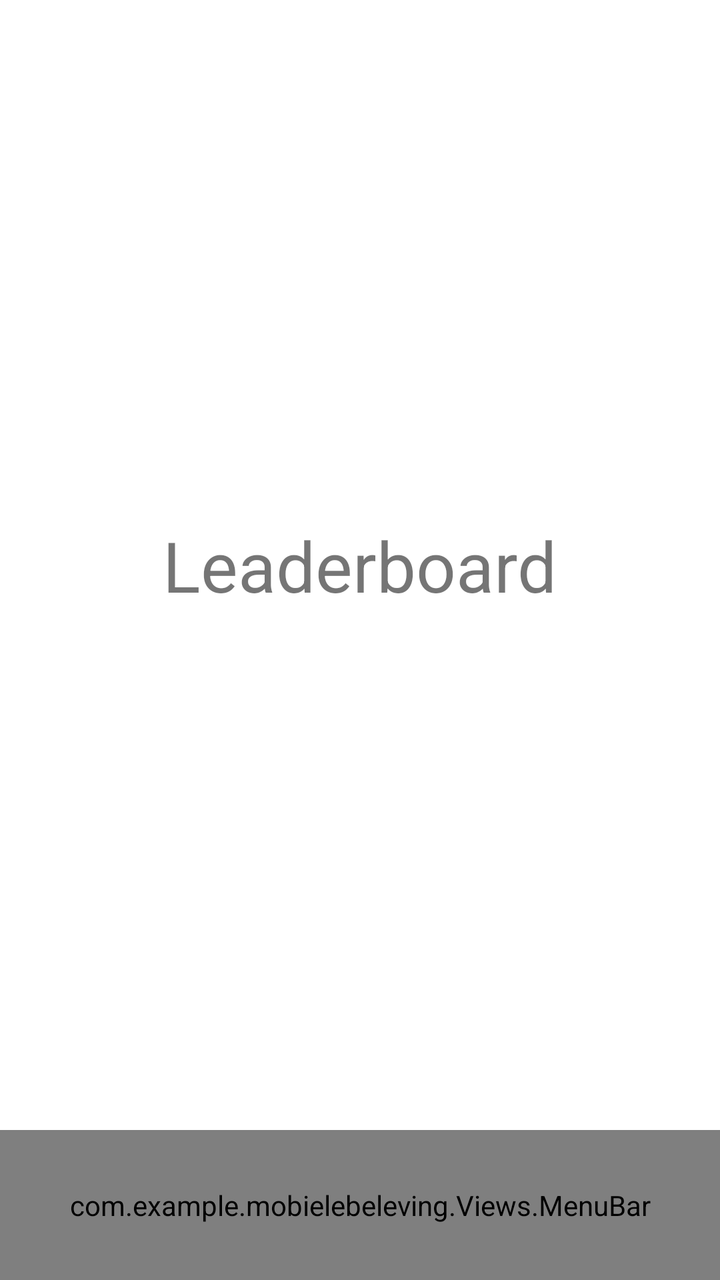
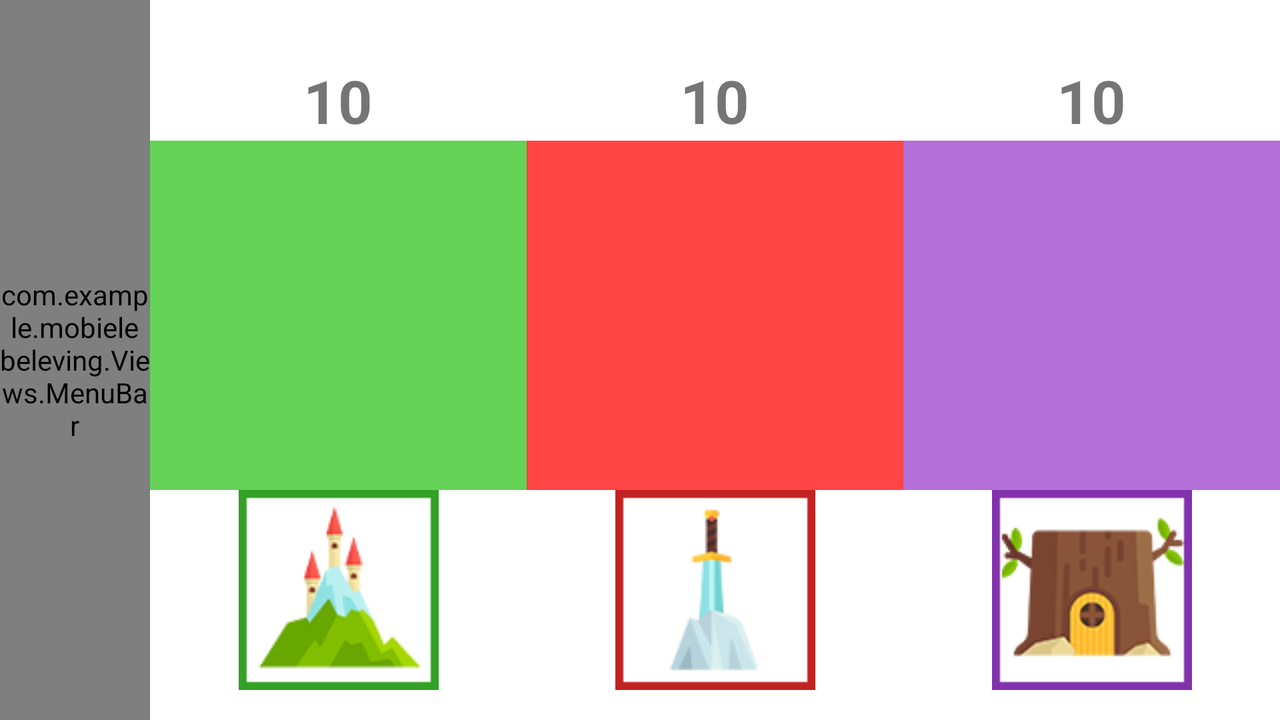

The same Android screen from two of the app's own layout files: first res/layout/ as a phone draws it, then the repository's variant for another configuration, drawn on a device whose configuration selects that folder. Both files follow.
<!-- AndroidManifest.xml: application theme Theme.MobieleBeleving -->
<!-- res/layout/activity_leaderboard.xml -->
<?xml version="1.0" encoding="utf-8"?>
<androidx.constraintlayout.widget.ConstraintLayout
    xmlns:android="http://schemas.android.com/apk/res/android"
    xmlns:tools="http://schemas.android.com/tools"
    xmlns:app="http://schemas.android.com/apk/res-auto"
    android:layout_width="match_parent"
    android:layout_height="match_parent"
    tools:context=".Activities.LeaderboardActivity">

    <com.example.mobielebeleving.Views.MenuBar
        android:id="@+id/menuBar2"
        android:layout_width="match_parent"
        android:layout_height="75dp"
        app:layout_constraintBottom_toBottomOf="parent"
        app:layout_constraintEnd_toEndOf="parent"
        app:layout_constraintStart_toStartOf="parent" />

    <TextView
        android:id="@+id/textView2"
        android:layout_width="wrap_content"
        android:layout_height="wrap_content"
        android:text="Leaderboard"
        android:textSize="35sp"
        app:layout_constraintBottom_toTopOf="@+id/menuBar2"
        app:layout_constraintEnd_toEndOf="parent"
        app:layout_constraintStart_toStartOf="parent"
        app:layout_constraintTop_toTopOf="parent" />
  </androidx.constraintlayout.widget.ConstraintLayout>
<!-- resources referenced by this layout -->
<resources>
  <style name="Theme.MobieleBeleving" parent="Theme.MaterialComponents.DayNight.NoActionBar">
          
          <item name="colorPrimary">@color/purple_500</item>
          <item name="colorPrimaryVariant">@color/purple_700</item>
          <item name="colorOnPrimary">@color/white</item>
          
          <item name="colorSecondary">@color/teal_200</item>
          <item name="colorSecondaryVariant">@color/teal_700</item>
          <item name="colorOnSecondary">@color/black</item>
          
          <item name="android:statusBarColor" tools:targetApi="l">?attr/colorPrimaryVariant</item>
          
      </style>
  <color name="purple_500">#FF6200EE</color>
  <color name="purple_700">#FF3700B3</color>
  <color name="white">#FFFFFFFF</color>
  <color name="teal_200">#FF03DAC5</color>
  <color name="teal_700">#FF018786</color>
  <color name="black">#FF000000</color>
</resources>
<!-- res/layout-land/activity_leaderboard.xml (the repository's variant of the layout above) -->
<!-- drawn on the phone turned sideways -->
<?xml version="1.0" encoding="utf-8"?>
<androidx.constraintlayout.widget.ConstraintLayout
    xmlns:android="http://schemas.android.com/apk/res/android"
    xmlns:tools="http://schemas.android.com/tools"
    xmlns:app="http://schemas.android.com/apk/res-auto"
    android:background="@color/white"
    android:layout_width="match_parent"
    android:layout_height="match_parent"
    tools:context=".Activities.LeaderboardActivity">

    <com.example.mobielebeleving.Views.MenuBar
        android:id="@+id/menuBar"
        android:layout_width="75dp"
        android:layout_height="match_parent"
        app:layout_constraintBottom_toBottomOf="parent"
        app:layout_constraintStart_toStartOf="parent"
        app:layout_constraintTop_toTopOf="parent"/>

    <TextView
        android:id="@+id/leaderMyPoints"
        android:layout_width="match_parent"
        android:layout_height="30dp"
        android:gravity="center"
        android:text="Mijn bijdrage: 0"
        android:textStyle="bold"
        android:textColor="@color/white"
        android:textSize="20sp"
        android:textAlignment="center"
        app:layout_constraintStart_toStartOf="parent"
        app:layout_constraintEnd_toEndOf="parent"
        app:layout_constraintTop_toTopOf="parent"/>

    <androidx.constraintlayout.widget.ConstraintLayout
        android:id="@+id/leaderLegende"
        android:layout_width="0dp"
        android:layout_height="0dp"
        android:background="@color/legende"
        app:layout_constraintBottom_toTopOf="@id/leaderLegendeIcon"
        app:layout_constraintTop_toBottomOf="@id/leaderLegendeCounter"
        app:layout_constraintStart_toEndOf="@id/menuBar"
        app:layout_constraintEnd_toStartOf="@id/leaderStoer"/>

    <androidx.constraintlayout.widget.ConstraintLayout
        android:id="@+id/leaderStoer"
        android:layout_width="0dp"
        android:layout_height="0dp"
        android:background="@color/stoer"
        app:layout_constraintBottom_toTopOf="@id/leaderStoerIcon"
        app:layout_constraintTop_toBottomOf="@id/leaderStoerCounter"
        app:layout_constraintStart_toEndOf="@id/leaderLegende"
        app:layout_constraintEnd_toStartOf="@id/leaderFabel">
    </androidx.constraintlayout.widget.ConstraintLayout>

    <androidx.constraintlayout.widget.ConstraintLayout
        android:id="@+id/leaderFabel"
        android:layout_width="0dp"
        android:layout_height="0dp"
        android:background="@color/fabel"
        app:layout_constraintBottom_toTopOf="@id/leaderStoerIcon"
        app:layout_constraintTop_toBottomOf="@id/leaderFabelCounter"
        app:layout_constraintStart_toEndOf="@id/leaderStoer"
        app:layout_constraintEnd_toEndOf="parent"/>

    <TextView
        android:id="@+id/leaderLegendeCounter"
        android:layout_width="0dp"
        android:layout_height="wrap_content"
        android:text="10"
        android:textStyle="bold"
        android:textSize="30sp"
        android:textAlignment="center"
        app:layout_constraintStart_toStartOf="@id/leaderLegende"
        app:layout_constraintEnd_toEndOf="@id/leaderLegende"
        app:layout_constraintTop_toBottomOf="@id/leaderMyPoints"/>

    <TextView
        android:id="@+id/leaderStoerCounter"
        android:layout_width="0dp"
        android:layout_height="wrap_content"
        android:text="10"
        android:textStyle="bold"
        android:textSize="30sp"
        android:textAlignment="center"
        app:layout_constraintStart_toStartOf="@id/leaderStoer"
        app:layout_constraintEnd_toEndOf="@id/leaderStoer"
        app:layout_constraintTop_toBottomOf="@id/leaderMyPoints"/>

    <TextView
        android:id="@+id/leaderFabelCounter"
        android:layout_width="0dp"
        android:layout_height="wrap_content"
        android:text="10"
        android:textStyle="bold"
        android:textSize="30sp"
        android:textAlignment="center"
        app:layout_constraintStart_toStartOf="@id/leaderFabel"
        app:layout_constraintEnd_toEndOf="@id/leaderFabel"
        app:layout_constraintTop_toBottomOf="@id/leaderMyPoints" />

    <androidx.constraintlayout.widget.ConstraintLayout
        android:id="@+id/leaderLegendeBackground"
        android:layout_width="0dp"
        android:layout_height="0dp"
        app:layout_constraintStart_toStartOf="@id/leaderLegendeIcon"
        app:layout_constraintEnd_toEndOf="@id/leaderLegendeIcon"
        app:layout_constraintTop_toTopOf="@id/leaderLegendeIcon"
        app:layout_constraintBottom_toBottomOf="@id/leaderLegendeIcon"/>

    <androidx.constraintlayout.widget.ConstraintLayout
        android:id="@+id/leaderStoerBackground"
        android:layout_width="0dp"
        android:layout_height="0dp"
        app:layout_constraintStart_toStartOf="@id/leaderStoerIcon"
        app:layout_constraintEnd_toEndOf="@id/leaderStoerIcon"
        app:layout_constraintTop_toTopOf="@id/leaderStoerIcon"
        app:layout_constraintBottom_toBottomOf="@id/leaderStoerIcon"/>

    <androidx.constraintlayout.widget.ConstraintLayout
        android:id="@+id/leaderFabelBackground"
        android:layout_width="0dp"
        android:layout_height="0dp"
        app:layout_constraintStart_toStartOf="@id/leaderFabelIcon"
        app:layout_constraintEnd_toEndOf="@id/leaderFabelIcon"
        app:layout_constraintTop_toTopOf="@id/leaderFabelIcon"
        app:layout_constraintBottom_toBottomOf="@id/leaderFabelIcon"/>

    <ImageView
        android:id="@+id/leaderLegendeIcon"
        android:layout_width="wrap_content"
        android:layout_height="wrap_content"
        android:layout_marginBottom="15dp"
        android:contentDescription="leaderboardIcon"
        app:layout_constraintEnd_toEndOf="@id/leaderLegende"
        app:layout_constraintStart_toStartOf="@id/leaderLegende"
        app:layout_constraintBottom_toBottomOf="parent"
        app:srcCompat="@drawable/legende_icon" />

    <ImageView
        android:id="@+id/leaderStoerIcon"
        android:layout_width="wrap_content"
        android:layout_height="wrap_content"
        android:layout_marginBottom="15dp"
        android:contentDescription="leaderboardIcon"
        app:layout_constraintEnd_toEndOf="@id/leaderStoer"
        app:layout_constraintStart_toStartOf="@id/leaderStoer"
        app:layout_constraintBottom_toBottomOf="parent"
        app:srcCompat="@drawable/stoer_icon" />

    <ImageView
        android:id="@+id/leaderFabelIcon"
        android:layout_width="wrap_content"
        android:layout_height="wrap_content"
        android:layout_marginBottom="15dp"
        android:contentDescription="leaderboardIcon"
        app:layout_constraintEnd_toEndOf="@id/leaderFabel"
        app:layout_constraintStart_toStartOf="@id/leaderFabel"
        app:layout_constraintBottom_toBottomOf="parent"
        app:srcCompat="@drawable/fabel_icon" />
</androidx.constraintlayout.widget.ConstraintLayout>
<!-- resources referenced by the variant -->
<!-- as the phone turned sideways resolves them -->
<resources>
  <color name="fabel">#B46FD8</color>
  <color name="legende">#64D257</color>
  <color name="stoer">#FF4545</color>
  <color name="white">#FFFFFFFF</color>
  <!-- drawable fabel_icon: png bitmap (drawable, 6666 bytes) -->
  <!-- drawable legende_icon: png bitmap (drawable, 5060 bytes) -->
  <!-- drawable stoer_icon: png bitmap (drawable, 3481 bytes) -->
  <style name="Theme.MobieleBeleving" parent="Theme.MaterialComponents.DayNight.NoActionBar">
          
          <item name="colorPrimary">@color/purple_500</item>
          <item name="colorPrimaryVariant">@color/purple_700</item>
          <item name="colorOnPrimary">@color/white</item>
          
          <item name="colorSecondary">@color/teal_200</item>
          <item name="colorSecondaryVariant">@color/teal_700</item>
          <item name="colorOnSecondary">@color/black</item>
          
          <item name="android:statusBarColor" tools:targetApi="l">?attr/colorPrimaryVariant</item>
          
      </style>
  <color name="purple_500">#FF6200EE</color>
  <color name="purple_700">#FF3700B3</color>
  <color name="teal_200">#FF03DAC5</color>
  <color name="teal_700">#FF018786</color>
  <color name="black">#FF000000</color>
</resources>
